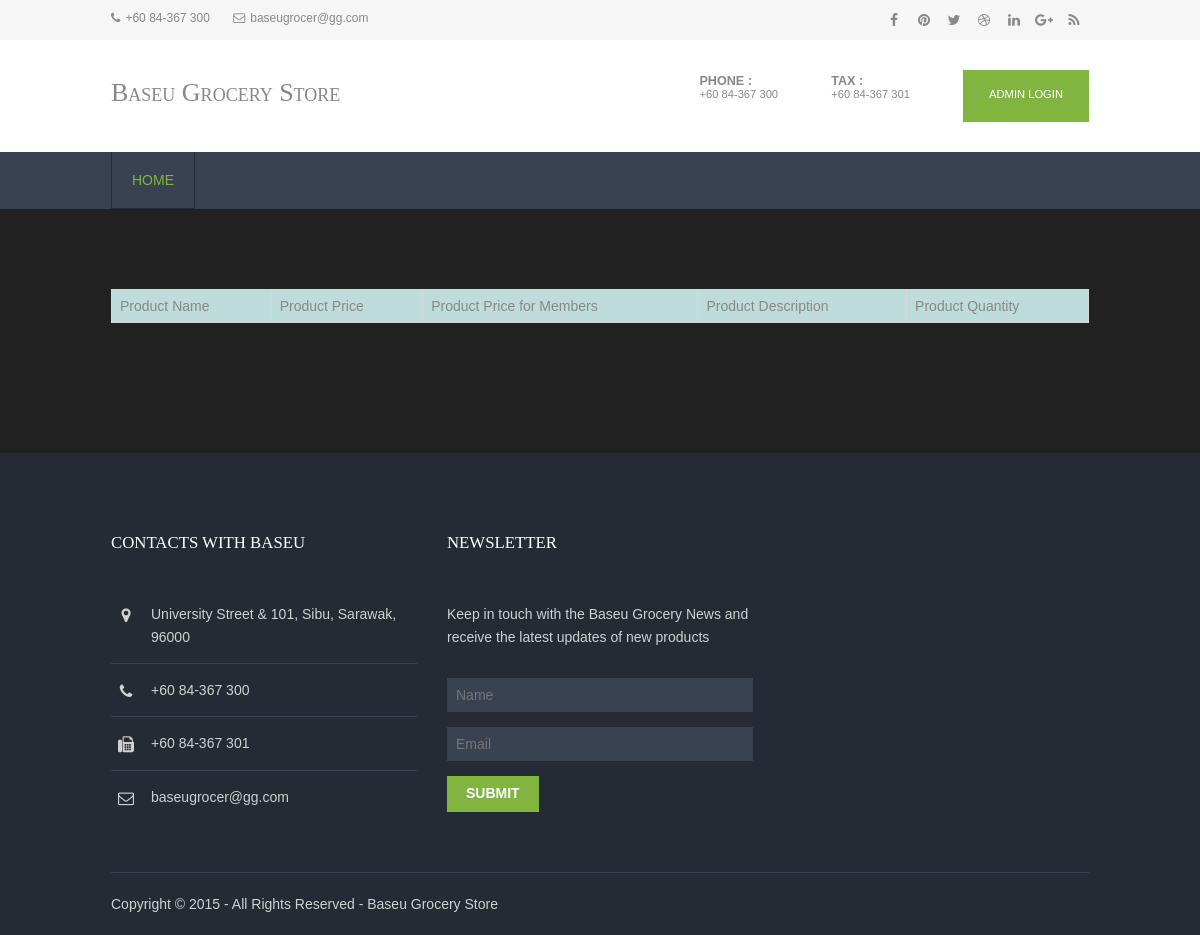
/product_kitchenware.php, run on an earlier commit of the app's database.
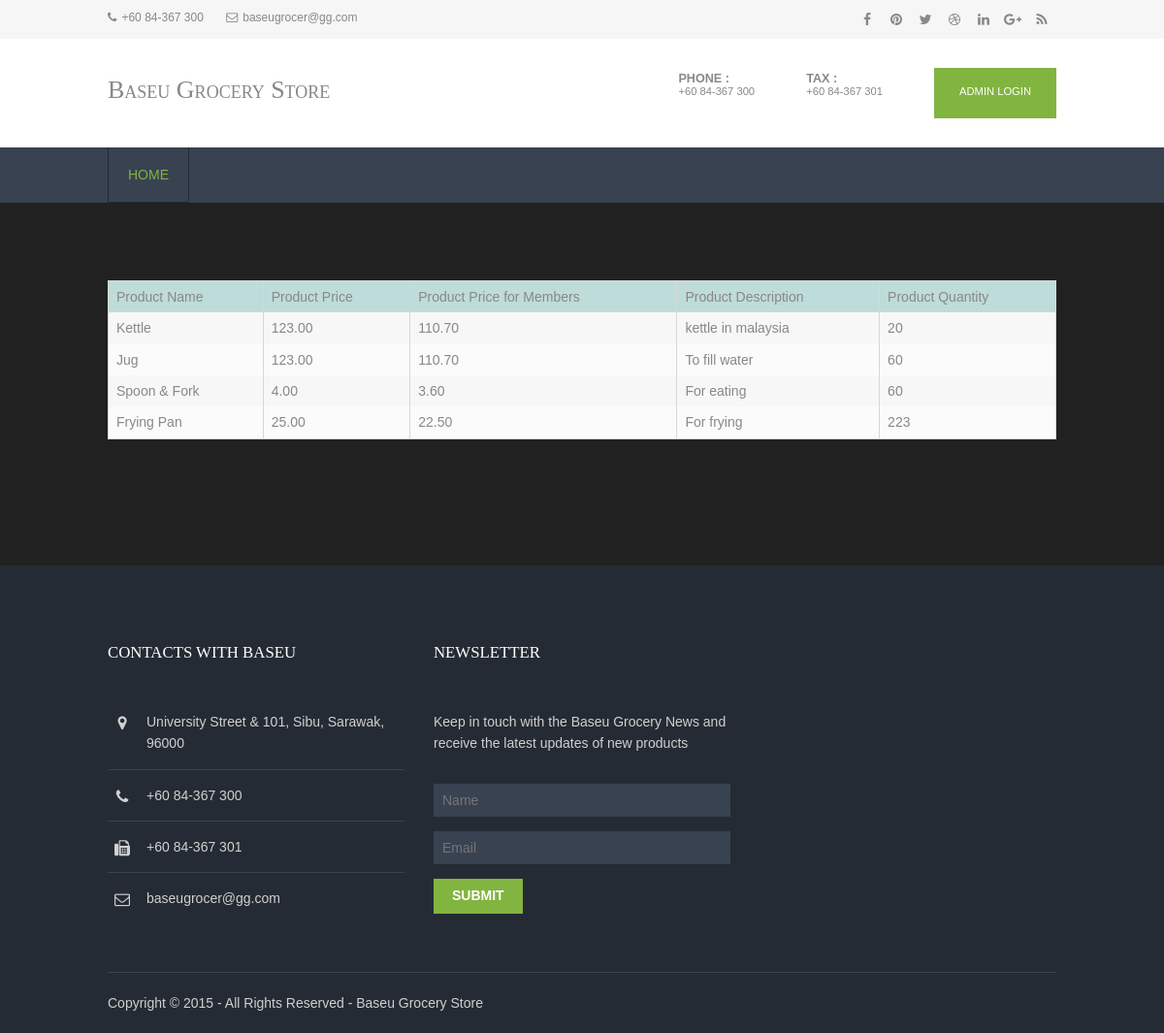
And on a later commit of the database.
### tables this page shows
CREATE TABLE `products` (
  `pro_id` int(11) NOT NULL,
  `pro_name` varchar(255) NOT NULL,
  `pro_price` decimal(15,2) NOT NULL,
  `pro_mem_price` decimal(15,2) DEFAULT NULL,
  `pro_description` text NOT NULL,
  `quantity` int(11) DEFAULT NULL,
  `pro_type` varchar(255) NOT NULL
);

### product_kitchenware.php (the view, shortened to what this page needs)
<?php
require('includes/config.php');
$result = $db->query("SELECT pro_name, pro_price, pro_mem_price, pro_description, quantity FROM products WHERE pro_type like 'Kitchenware';");
?>
<!DOCTYPE html>
<html>
<head>
<link href="layout/styles/layout.css" rel="stylesheet" type="text/css" media="all">
</head>
<body background="images/bg.jpg" id="top">
<div class="wrapper row0">
  <div id="topbar" class="hoc clear">
    <div class="fl_left">
      <ul class="nospace inline pushright">
        <li><i class="fa fa-phone"></i>+60 84-367 300</li>
        <li><i class="fa fa-envelope-o"></i>baseugrocer@gg.com</li>
      </ul>
    </div>
    <div class="fl_right">
      <ul class="faico clear">
        <li><a class="faicon-facebook" href="#"><i class="fa fa-facebook"></i></a></li>
        <li><a class="faicon-pinterest" href="#"><i class="fa fa-pinterest"></i></a></li>
        <li><a class="faicon-twitter" href="#"><i class="fa fa-twitter"></i></a></li>
        <li><a class="faicon-dribble" href="#"><i class="fa fa-dribbble"></i></a></li>
        <li><a class="faicon-linkedin" href="#"><i class="fa fa-linkedin"></i></a></li>
        <li><a class="faicon-google-plus" href="#"><i class="fa fa-google-plus"></i></a></li>
        <li><a class="faicon-rss" href="#"><i class="fa fa-rss"></i></a></li>
      </ul>
    </div>
  </div>
</div>
<div class="wrapper row1">
  <header id="header" class="hoc clear">
    <div id="logo" class="fl_left">
      <h1><a href="index.html">Baseu Grocery Store</a></h1>
    </div>
    <div id="quickinfo" class="fl_right">
      <ul class="nospace inline">
        <li><strong>Phone :</strong><br> +60 84-367 300</li>
        <li><strong>Tax :</strong><br> +60 84-367 301</li>
        <li><a class="btn" href="login.php">Admin Login</a></li>
      </ul>
    </div>
  </header>
</div>
<div class="wrapper row2">
  <nav id="mainav" class="hoc clear">
    <ul class="clear">
      <li class="active"><a href="index.html">Home</a></li>
    </ul>
  </nav>
</div>
<div class="wrapper row3" style="background-color : light-grey;" >
  <main class="hoc container clear">
    <div class="content">
      <div id="gallery">
        <table width='80%' border=0 >
        <tr style="background-color : #BEDCD9;">
          <td>Product Name</td>
          <td>Product Price</td>
          <td>Product Price for Members</td>
          <td>Product Description</td>
          <td>Product Quantity</td>
        </tr>
        <?php
        while($row = $result->fetch(PDO::FETCH_ASSOC)) {
          echo "<tr>";
          echo "<td>".$row['pro_name']."</td>";
          echo "<td>".$row['pro_price']."</td>";
          echo "<td>".$row['pro_mem_price']."</td>";
          echo "<td>".$row['pro_description']."</td>";
          echo "<td>".$row['quantity']."</td>";
        }
        ?>
        </table>
      </div>
    </div>
  </main>
</div>
<div class="wrapper row4">
  <footer id="footer" class="hoc clear">
    <div class="one_third first">
      <h6 class="title">Contacts with Baseu</h6>
      <ul class="nospace linklist contact">
        <li><i class="fa fa-map-marker"></i>
          <address>
          University Street &amp; 101, Sibu, Sarawak, 96000
          </address>
        </li>
        <li><i class="fa fa-phone"></i> +60 84-367 300<br></li>
        <li><i class="fa fa-fax"></i> +60 84-367 301</li>
        <li><i class="fa fa-envelope-o"></i> baseugrocer@gg.com</li>
      </ul>
    </div>
    <div class="one_third">
      <h6 class="title">Newsletter</h6>
      <p class="btmspace-30">Keep in touch with the Baseu Grocery News and receive the latest updates of new products</p>
      <form method="post" action="#">
        <fieldset>
          <input class="btmspace-15" type="text" value="" placeholder="Name">
          <input class="btmspace-15" type="text" value="" placeholder="Email">
          <button type="submit" value="submit">Submit</button>
        </fieldset>
      </form>
    </div>
  </footer>
</div>
<div class="wrapper row5">
  <div id="copyright" class="hoc clear">
    <p class="fl_left">Copyright &copy; 2015 - All Rights Reserved - <a href="#">Baseu Grocery Store</a></p>
  </div>
</div>
</body>
</html>

What changed in the data, as far as the page shows it:
added products: pro_name "Kettle", pro_price "123.00", pro_mem_price "110.70", pro_description "kettle in malaysia", quantity "20"
added products: pro_name "Jug", pro_price "123.00", pro_mem_price "110.70", pro_description "To fill water", quantity "60"
added products: pro_name "Spoon & Fork", pro_price "4.00", pro_mem_price "3.60", pro_description "For eating", quantity "60"
added products: pro_name "Frying Pan", pro_price "25.00", pro_mem_price "22.50", pro_description "For frying", quantity "223"
